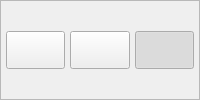
                  <widget class="QFrame" name="dasboardMainButtons">
                   <property name="frameShape">
                    <enum>QFrame::Shape::StyledPanel</enum>
                   </property>
                   <property name="frameShadow">
                    <enum>QFrame::Shadow::Raised</enum>
                   </property>
                   <layout class="QHBoxLayout" name="horizontalLayout_7">
                    <property name="spacing">
                     <number>5</number>
                    </property>
                    <property name="leftMargin">
                     <number>5</number>
                    </property>
                    <property name="topMargin">
                     <number>0</number>
                    </property>
                    <property name="rightMargin">
                     <number>5</number>
                    </property>
                    <property name="bottomMargin">
                     <number>0</number>
                    </property>
                    <item>
                     <widget class="QPushButton" name="smallModeButton">
                      <property name="minimumSize">
                       <size>
                        <width>0</width>
                        <height>38</height>
                       </size>
                      </property>
                      <property name="maximumSize">
                       <size>
                        <width>16777215</width>
                        <height>38</height>
                       </size>
                      </property>
                      <property name="cursor">
                       <cursorShape>PointingHandCursor</cursorShape>
                      </property>
                      <property name="toolTip">
                       <string>Small Mode</string>
                      </property>
                      <property name="text">
                       <string/>
                      </property>
                      <property name="checkable">
                       <bool>true</bool>
                      </property>
                      <property name="checked">
                       <bool>false</bool>
                      </property>
                     </widget>
                    </item>
                    <item>
                     <widget class="QPushButton" name="goToSettingsButton">
                      <property name="minimumSize">
                       <size>
                        <width>0</width>
                        <height>38</height>
                       </size>
                      </property>
                      <property name="maximumSize">
                       <size>
                        <width>16777215</width>
                        <height>38</height>
                       </size>
                      </property>
                      <property name="cursor">
                       <cursorShape>PointingHandCursor</cursorShape>
                      </property>
                      <property name="toolTip">
                       <string>Open Settings</string>
                      </property>
                      <property name="text">
                       <string/>
                      </property>
                     </widget>
                    </item>
                    <item>
                     <widget class="QPushButton" name="connectionPanelButton">
                      <property name="minimumSize">
                       <size>
                        <width>0</width>
                        <height>38</height>
                       </size>
                      </property>
                      <property name="maximumSize">
                       <size>
                        <width>16777215</width>
                        <height>38</height>
                       </size>
                      </property>
                      <property name="cursor">
                       <cursorShape>PointingHandCursor</cursorShape>
                      </property>
                      <property name="toolTip">
                       <string>Open Connection Panel</string>
                      </property>
                      <property name="text">
                       <string/>
                      </property>
                      <property name="checkable">
                       <bool>true</bool>
                      </property>
                      <property name="checked">
                       <bool>true</bool>
                      </property>
                     </widget>
                    </item>
                   </layout>
                  </widget>
